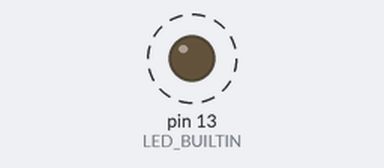
The sketch below on a simulated Arduino Uno, built with avr-gcc and run on an emulated ATmega328P. On the bench: output pins drawn as LEDs (lit = HIGH). Dashed ring = blinking. What the sketch prints to the serial monitor is not drawn.

Above: at 0.5 s.
Timing chart, 0 to 4.7 s (numbered marks = the images above):
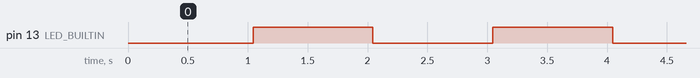

Measured:
- by itself, pin 13 (LED_BUILTIN): alternates HIGH for 1.0 s and LOW for 1.0 s

The sketch:

MultiTasking.ino
```cpp
#include "RTOS.h"

/*Tasks Poll rates in ms*/
#define TASK1_POLLRATE_MS             250UL
#define TASK2_POLLRATE_MS             500UL
#define TASK3_POLLRATE_MS             1000UL

/*Task Priority Order*/
#define TASK1_PRIORITY              1U
#define TASK2_PRIORITY              2U
#define TASK3_PRIORITY              3U

/*
 * RTOS User Tasks...
 */
void Task1(void);
void Task2(void);
void Task3(void);


/*
  User Global Variables
*/
static uint8_t ledState=LOW;

void setup() {

  /*
     * Inicio de perifericos
  */
    vHardwareInit();

    /*
     * Creacion de Tareas RTOS + prioridades
     */
    xTaskCreate("Task 1",                       //Read Temperature sensor
            TASK1_PRIORITY,
            TASK1_POLLRATE_MS,
            Task1);

    xTaskCreate("Task 2",                       //Read RTC actual Time & Date ISR
            TASK2_PRIORITY,
            TASK2_POLLRATE_MS,
            Task2);

    xTaskCreate("Task 3",                   //Process && Decisions for Outputs
            TASK3_PRIORITY,
            TASK3_POLLRATE_MS,
            Task3);

  //Reordena las tareasy empeiza la temproizacion
    vTaskStartScheduler();

    Serial.println("Looping....");

}

void loop() {
  // put your main code here, to run repeatedly:
  vTaskSchedulerUpdate();

}


/*
 * RTOS User Tasks...Implementation code
 */
void Task1(void){
  /*Mensaje al usuario....*/
  Serial.print("Tarea 1, ejecuta cada: ");
  Serial.println(TASK1_POLLRATE_MS, DEC);

}

void Task2(void){
  /*Mensaje al usuario....*/
  Serial.print("Tarea 2, ejecuta cada: ");
  Serial.println(TASK2_POLLRATE_MS, DEC);

}

void Task3(void){

  //Actualizar el estdo del LED
  ledState= ~ledState;

  // set the LED with the ledState of the variable:
  digitalWrite(LED_BUILTIN, ledState);

/*Mensaje al usuario....*/
  Serial.print("Tarea 3, ejecuta cada: ");
  Serial.println(TASK3_POLLRATE_MS, DEC);

}
```

RTOS.cpp
```cpp
#include "RTOS.h"

/*
 * Global Variables
 * Access : Public
 */
TaskControlBlock_t taskList[MAX_NUM_TASKS];  /*Creacion de una lista de tareas*/


//Funcion para agregar tareas a la lista
extern uint8_t xTaskCreate(const char *pcName, uint16_t xPriority, const uint32_t pvTaskRateMs, void (*pvTaskCode)(void)){

    uint8_t i=1;

    uint8_t ret =0;

//    TCB_t temp;

//    int length = sizeof(taskList)/sizeof(taskList[0]) ;

    Serial.print("Creando Tarea\r\n");

    while(i <=MAX_NUM_TASKS)
    {
        if(strlen(pcName) > MAX_NAME_LEN)
        {
            Serial.print("Error -> Nombre de la Tarea muy grande\r\n");
            return ret;
        }


        if (taskList[i].taskInList != 1)
        {
           // printf("Tarea creada #: %d\r\n\r\n", i);
            Serial.print("Tarea creada #: ");
            Serial.print(i, DEC);
            Serial.print("\r\n\r\n");

            taskList[i].tID =i;
            strcpy(taskList[i].nameTask,pcName);
            taskList[i].priority = xPriority;
            taskList[i].tPollRateMs = pvTaskRateMs;
            //taskList[i].tElapsedMs = millis();
            taskList[i].pvFuncTask=pvTaskCode;
            taskList[i].taskInList =1;
            ret =1;
            break;
        }

        i++; //Si el espacio ya esta reservado, incrementa a otro

   }

    length=i;

    return ret ;
}

//Implementacion basica de un scheduler
/*Las Tareas son reordenadas por prioridad*/
extern void vTaskStartScheduler(void){
    uint16_t i = 1;
    //int length = 3 ;                  //Ver RTOS.h
    TaskControlBlock_t temp;

    /*
     * Reordenar la lista de tareas segun su prioridad.
     * Nota: Numero 'priority' mas bajo tiene prioridad de ejecucion mas alta
     */
    for (int j = 0; j <=length; j++) {
        for (int k = j+1; k <=length; k++) {
           if(taskList[j].priority > taskList[k].priority) {
               temp = taskList[j];
               taskList[j] = taskList[k];
               taskList[k] = temp;
           }
        }
    }

  /*
    Inicio de las temporizaciones de cada tarea, punto de partida de tiempo
  */
    for(int i=1; i<=length;i++){
      taskList[i].tElapsedMs = millis();
    }

}

//Evalua el Task Scheduler, si la tarea ya cumplio su pollrate, hace el swithc a otra tarea
extern void vTaskSchedulerUpdate(void){

  void (*pvTask) (void);         //Creacion de un puntero a funcion desde donde se llamaran las tareas

  for(int i = 0; i<=MAX_NUM_TASKS; i++)
        {
            if(taskList[i].taskInList ==1)
            {
                if(millis()>=(taskList[i].tElapsedMs + taskList[i].tPollRateMs))
                {
                    taskList[i].tElapsedMs = millis();
#if defined(TASK_DEBUG_MODE)
                    printf("\r\n%s ,order: %u", taskList[i].nameTask, taskList[i].priority);
#endif
                    pvTask = (void *) taskList[i].pvFuncTask;
                    (*pvTask) (); //Llalmado indirecto a funcion de la tarea
                }

            }

        }

}

//Inicio de perifericos
void vHardwareInit(void){

  //Declara pines I/O e inicia estados
  pinMode(LED_BUILTIN, OUTPUT);
  digitalWrite(LED_BUILTIN, LOW);

  //Inicia la consola serie a 9600 bps
  Serial.begin(9600);
}
```

RTOS.h
```cpp
#ifndef RTOS_H
#define	RTOS_H

/*Librerias y perifericos para RTOS*/
#include <Arduino.h>

#define MAX_NUM_TASKS           10  /*Numero maximo de tareas del sistema*/
#define MAX_NAME_LEN            16


//#define TASK_DEBUG_MODE     //Imprime Debug de tareas

//#define SLEEP_MODE

//Bloque de Control de Tareas (Task Control Block) TCB
//Mantiene toda la informacion reelevante de una tarea
typedef struct{
    uint16_t tID;           /*ID de la Tarea*/
    uint16_t priority;      /*prioridad de la tarea*/
    uint32_t tPollRateMs;  /*Poll rate en "ms" de la tarea(cada cuanto se llama)*/
    uint32_t tElapsedMs;   /*Cantidad de "ms" relativos transcurridos de la tarea*/
    uint16_t taskInList;    /*1 si la tarea esta en la lista, caso contrario 0*/
    void (*pvFuncTask)(void);  /*puntero a la funcion de la tarea*/
    char nameTask[MAX_NAME_LEN];  /*Nombre de la tarea*/
}TaskControlBlock_t;

/*
 * Global Variables
 * Access : Public
 */
//TaskControlBlock_t taskList[MAX_NUM_TASKS];  /*Creacion de una lista de tareas*/

//extern void (*pvTask) (void);         //Creacion de un puntero a funcion desde donde se llamaran las tareas
static int length;                  //Cantidad de Tareas que se crean

/*
 * Function Prototypes
 * Access :Public
 */
//Funcion para agregar tareas a la lista
extern uint8_t xTaskCreate(const char *pcName, uint16_t xPriority, const uint32_t pvTaskRateMs, void (*pvTaskCode)(void));

//Implementacion basica de un scheduler, reordena las tareas e inicia las temporizaciones
extern void vTaskStartScheduler(void);

//Evalua el Task Scheduler, si la tarea ya cumplio su pollrate, hace el swithc a otra tarea
extern void vTaskSchedulerUpdate(void);

//Inicio de perifericos
extern void vHardwareInit(void);


#endif	/* RTOS_H */
```
